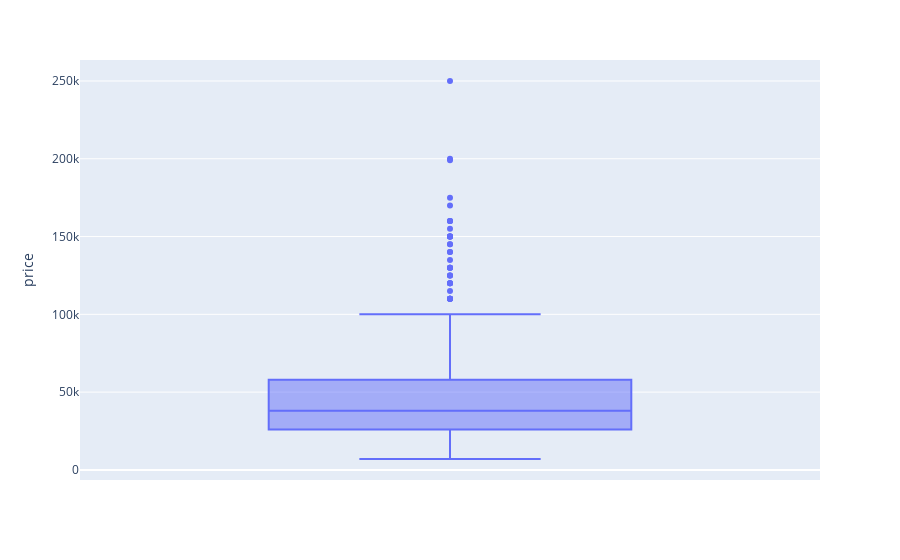

Here is the notebook cell this chart was saved with:
### Code cell
get_box_plot(processed_df, plot_parameter="price", numBedrooms=2, Status="Semi-Furnished").show()

### Figure 1 — Plotly figure (JSON) as saved in the notebook; plotly's stock layout.template omitted (floating-point values rounded to 4 significant figures; data arrays with more than 128 entries replaced by an {"elided": "..."} marker saying what was removed)
{"data": [{"alignmentgroup": "True", "hovertemplate": "price=%{y}<extra></extra>", "legendgroup": "", "marker": {"color": "#636efa"}, "name": "", "notched": false, "offsetgroup": "", "orientation": "v", "showlegend": false, "type": "box", "x0": " ", "xaxis": "x", "y": {"elided": "883 int values"}, "y0": " ", "yaxis": "y"}], "layout": {"boxmode": "group", "legend": {"tracegroupgap": 0}, "margin": {"t": 60}, "xaxis": {"anchor": "y", "domain": [0, 1]}, "yaxis": {"anchor": "x", "domain": [0, 1], "title": {"text": "price"}}}}
